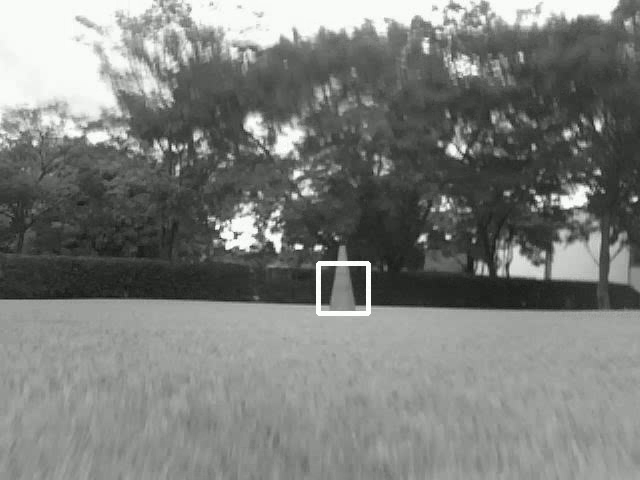
#> input picture frame 9 of teste.avi, 640 x 480 px, given in place of cone3.mp4, which was not available
$ python hog.py   (older library calls are emulated)
#> lines starting #> are read from the running program, lines starting #| are printed output that depends on the picture; pictures that were not available may be replaced by others from this repository, and a replacement may not be noted
import cv2
import numpy as np
import imutils

if __name__ == '__main__':

    camera = cv2.VideoCapture('videos/cone3.mp4')

    while True:

        _, im = camera.read()
#> im is the input picture: shape (480, 640, 3); mean B, G, R 123.3, 126.2, 124.2
        #im = imutils.resize(im, width=256, height=512)

        im = np.float32(im) / 255.0

        gx = cv2.Sobel(im, cv2.CV_32F, 1, 0, ksize=1)
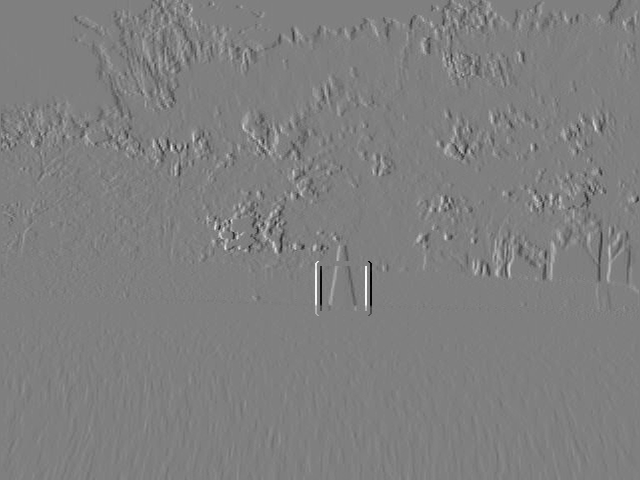
#> gx: shape (480, 640, 3) float32; mean B, G, R -0.000588, -0.000588, -0.000588; drawn with min black and max white
        gy = cv2.Sobel(im, cv2.CV_32F, 1, 0, ksize=1)

        img = gx + gy

        img = cv2.cvtColor(img, cv2.COLOR_BGR2GRAY)
#> img: shape (480, 640) float32

        T , bin = cv2.threshold(img*255, 50, 255, cv2.THRESH_BINARY)
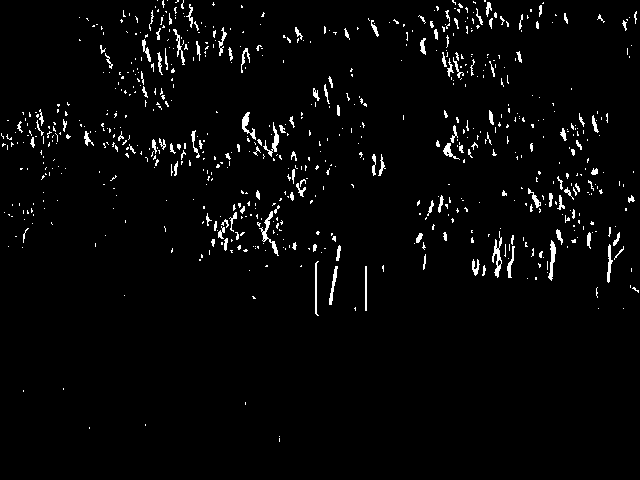
#> bin: shape (480, 640) float32; 2.8% white in thin lines or dots
        cv2.imshow('gx', gx+gy)
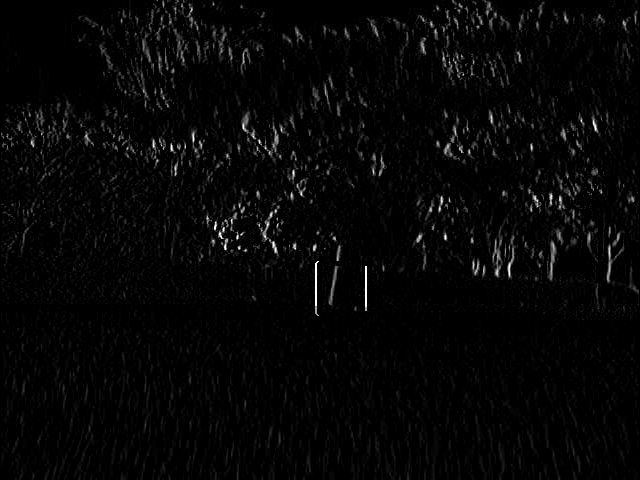
#> window 'gx': shape (480, 640, 3); mean B, G, R 6.1, 6.1, 6.1
        #cv2.imshow('gy', gy)
        if cv2.waitKey(33) == ord('q'):
#> (key q is pressed here)
            break

$ run again, starting later in the video
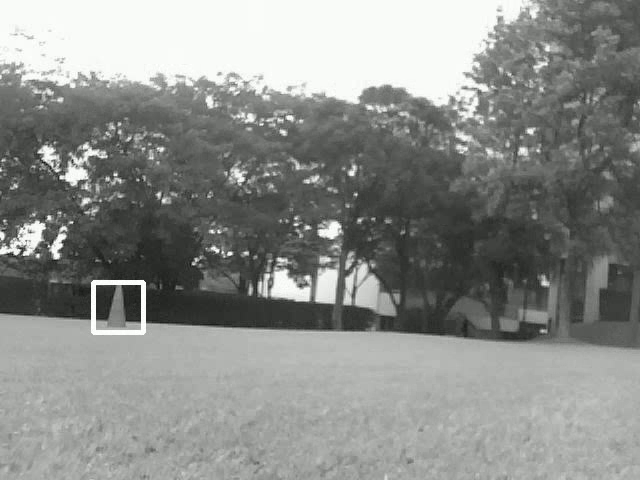
#> input picture frame 40 of teste.avi, 640 x 480 px, given in place of cone3.mp4, which was not available
#> im is the input picture: shape (480, 640, 3); mean B, G, R 138.2, 141.2, 139.2
#> `T , bin = cv2.threshold(img*255, 50, 255, cv2.THRESH_BINARY)`:
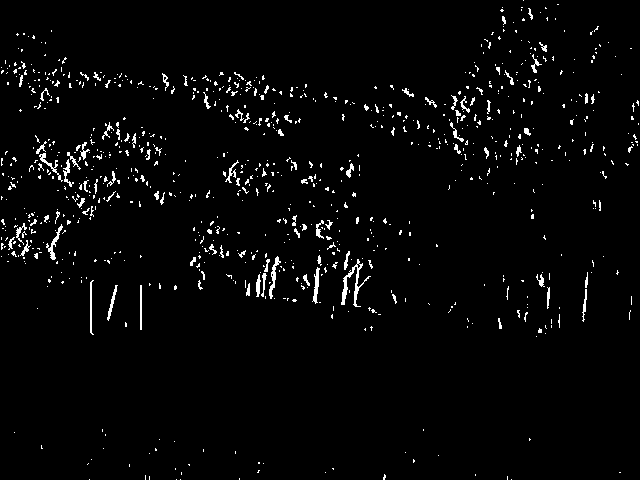
#> bin: shape (480, 640) float32; 2.7% white in thin lines or dots
#> `cv2.imshow('gx', gx+gy)`:
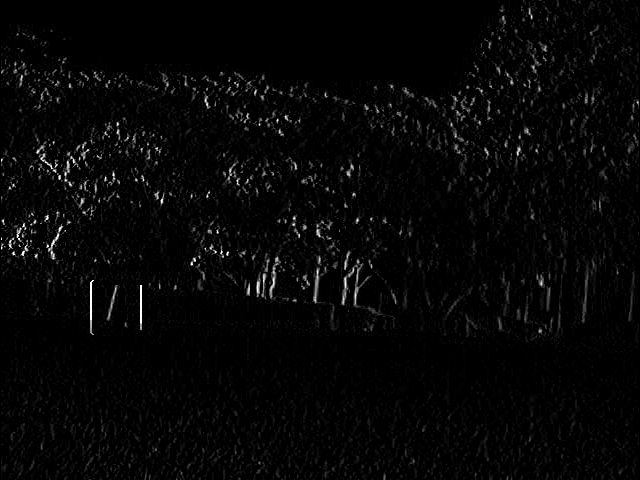
#> window 'gx': shape (480, 640, 3); mean B, G, R 6.2, 6.2, 6.2

$ run again, starting later in the video
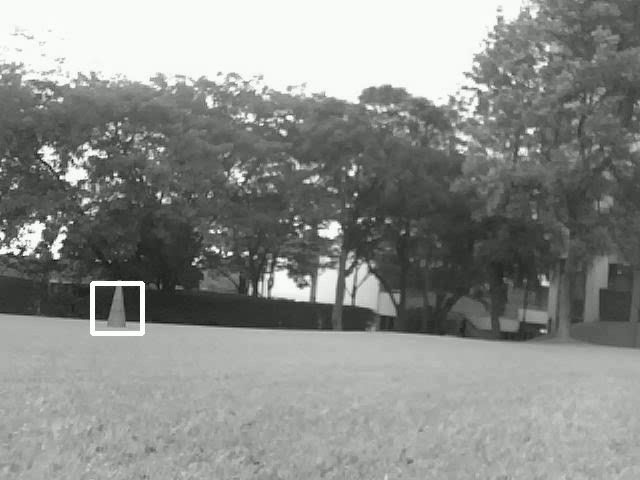
#> input picture frame 72 of teste.avi, 640 x 480 px, given in place of cone3.mp4, which was not available
#> im is the input picture: shape (480, 640, 3); mean B, G, R 138.3, 141.3, 139.3
#> `T , bin = cv2.threshold(img*255, 50, 255, cv2.THRESH_BINARY)`:
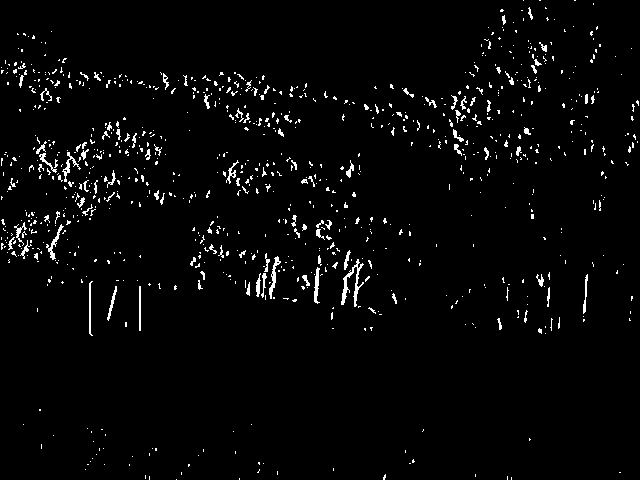
#> bin: shape (480, 640) float32; 2.8% white in thin lines or dots
#> `cv2.imshow('gx', gx+gy)`:
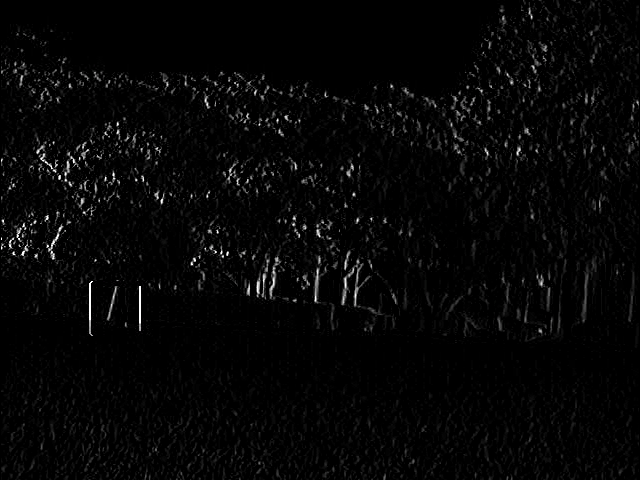
#> window 'gx': shape (480, 640, 3); mean B, G, R 6.3, 6.3, 6.3
